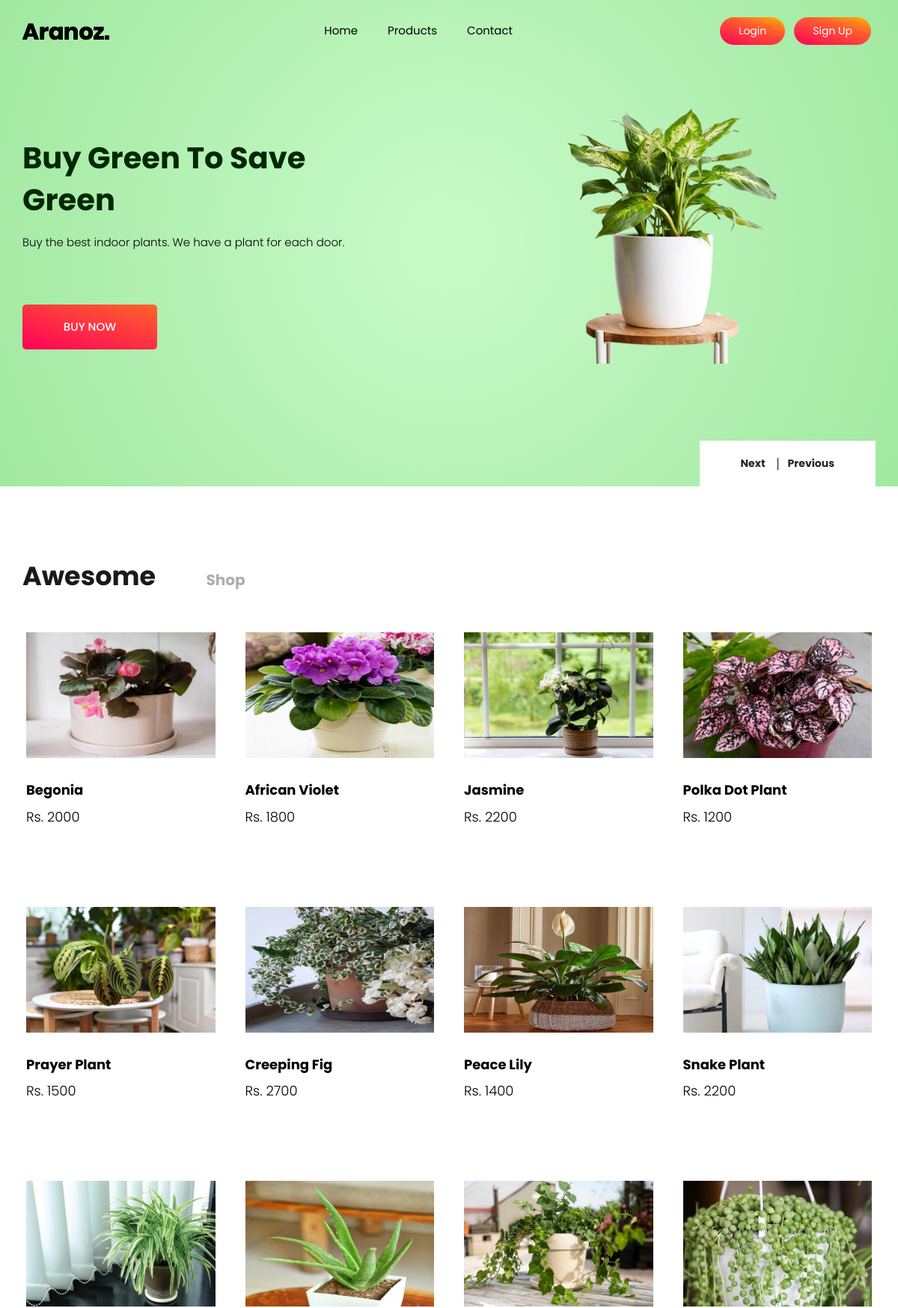
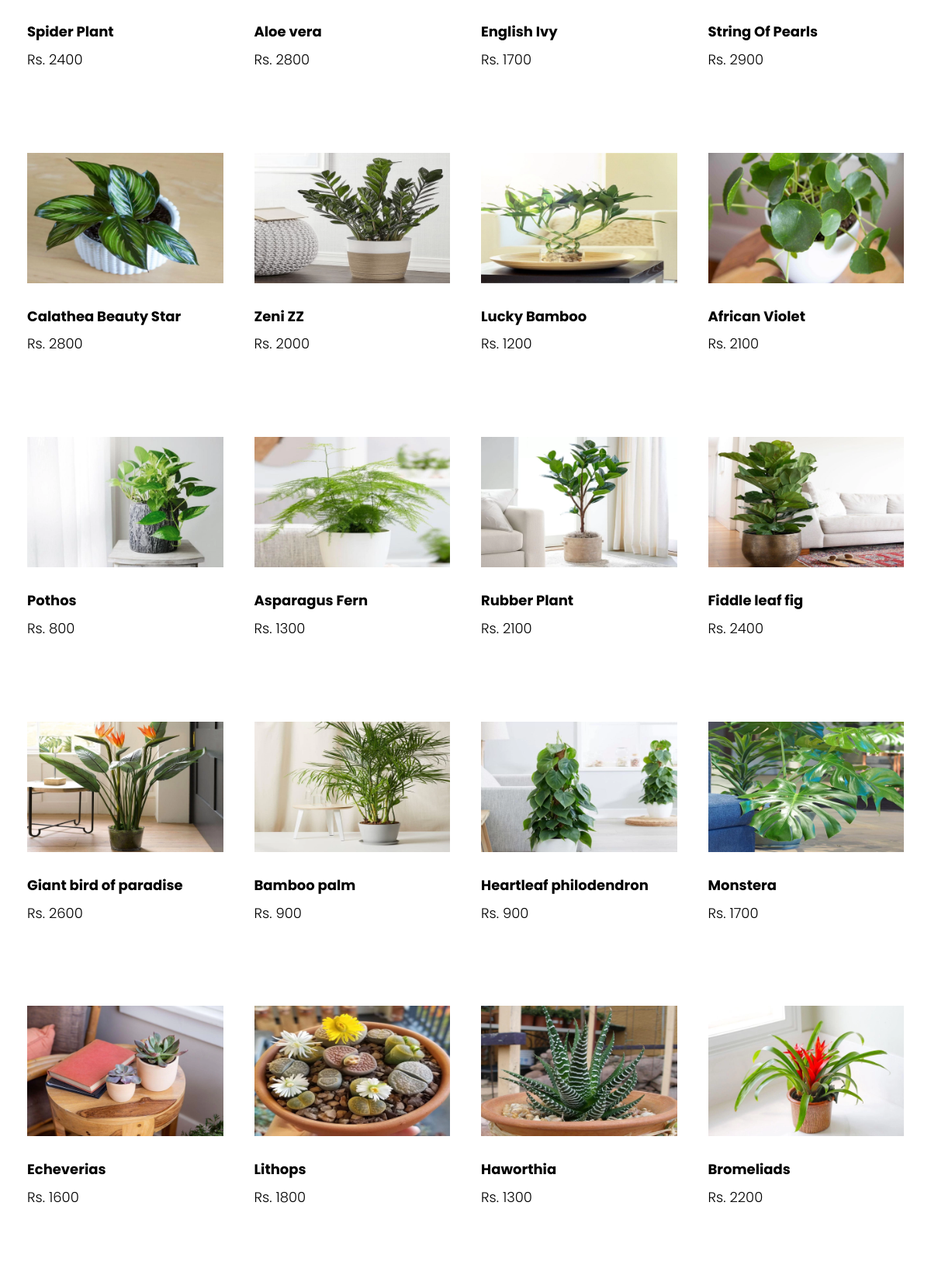
The page / (upper part) on the database its author committed (2 pictures, top to bottom).
### tables this page shows
CREATE TABLE `products` (
  `id` int(100) NOT NULL,
  `category` int(10) NOT NULL,
  `title` varchar(255) NOT NULL,
  `price` int(100) NOT NULL,
  `qty` int(11) NOT NULL,
  `desc` LONGTEXT NOT NULL,
  `image` text(255) NOT NULL
);

### index.php (the view, shortened to what this page needs)
<?php require './includes/head.php' ?>
<?php require './includes/conn.php';
	require './includes/is_added_to_cart.php'
?>
<section class="banner_part">
	<div class="container">
		<div class="row align-items-center">
			<div class="col-lg-12">
				<div class="banner_slider owl-carousel">
					<div class="single_banner_slider">
						<div class="row">
							<div class="col-lg-5 col-md-8">
								<div class="banner_text">
									<div class="banner_text_iner">
										<h1>Buy green to save green</h1>
										<p>
											Buy the best indoor plants.
											We have a plant for each door.
										</p>
										<a href="category.php" class="btn_2">Buy now</a>
									</div>
								</div>
							</div>
							<div class="banner_img d-none d-lg-block">
								<img src="img/banner.png" alt="" />
							</div>
						</div>
					</div>
					<div class="single_banner_slider">
						<div class="row">
							<div class="col-lg-5 col-md-8">
							</div>
						</div>
					</div>
					<div class="single_banner_slider">
						<div class="row">
						</div>
					</div>
				</div>
			</div>
		</div>
	</div>
</section>
<section class="product_list section_padding">
	<div class="container">
		<div class="row justify-content-center">
			<div class="col-lg-12">
				<div class="section_tittle text-center">
					<h2>Awesome <span>Shop</span></h2>
				</div>
			</div>
		</div>
		<div class="row">
			<div class="col-lg-12">
				<div class="product_list_slider owl-carousel">
					<div class="single_product_list_slider">
						<div class="row align-items-center justify-content-between">
						<?php
							$query = "SELECT * from `products`";
							$result = mysqli_query($con, $query);
							while ($row = mysqli_fetch_array($result)) {
								echo '<div class="col-lg-3 col-sm-6" style="padding: 10px 20px !important;">
										<div class="single_product_item">
											<img width="120px" src="img/product/'.$row['image'].'" alt="djwij" />
											<div class="single_product_text">
												<h4>'. $row['title'] .'</h4>
												<h3>Rs. '. $row['price'] .'</h3>';
										echo ' </div>
										</div>
									</div>';
							}
						?>
						</div>
					</div>
				</div>
			</div>
		</div>
	</div>
</section>
</body>
</html>

### includes/head.php (shortened to what this page needs)
<!DOCTYPE html>
<html lang="en">
<head>
    <link rel="stylesheet" href="css/bootstrap.min.css" />
    <link rel="stylesheet" href="css/animate.css" />
    <link rel="stylesheet" href="css/owl.carousel.min.css" />
    <link rel="stylesheet" href="css/nice-select.css" />
    <link rel="stylesheet" href="css/lightslider.min.css" />
    <link rel="stylesheet" href="css/all.css" />
    <link rel="stylesheet" href="css/flaticon.css" />
    <link rel="stylesheet" href="css/themify-icons.css" />
    <link rel="stylesheet" href="css/magnific-popup.css" />
    <link rel="stylesheet" href="css/slick.css" />
    <link rel="stylesheet" href="css/price_rangs.css" />
    <link rel="stylesheet" href="css/style.css" />
</head>
<body>
    <header class="main_menu home_menu">
        <div class="container">
            <div class="row align-items-center">
                <div class="col-lg-12">
                    <nav class="navbar navbar-expand-lg navbar-light">
                        <a class="navbar-brand" href="/ecommerce">
                            <img src="img/logo.png" alt="logo" />
                        </a>
                        <div class="collapse navbar-collapse main-menu-item" id="navbarSupportedContent">
                            <ul class="navbar-nav">
                                <li class="nav-item">
                                    <a class="nav-link" href="/ecommerce">Home</a>
                                </li>
                                <li class="nav-item dropdown">
                                    <a class="nav-link" href="category.php">Products</a>
                                </li>
                                <li class="nav-item">
                                    <a class="nav-link" href="contact.php">Contact</a>
                                </li>
                            </ul>
                        </div>
                        <div class="hearer_icon d-flex">
                            <?php
                                $name= '';
                            if (isset($_SESSION['email'])) {
                                echo '
                                    <div style="display: flex; align-items: center;">
                                        <div class="nav-item dropdown">
                                            <a class="nav-link dropdown-toggle" id="navbarDropdown_3" role="button" data-toggle="dropdown" aria-haspopup="true" aria-expanded="false">
                                                '.$name.'
                                            </a>
                                            <div class="dropdown-menu" aria-labelledby="navbarDropdown_3">
                                                <a class="dropdown-item" href="allorders.php">My Orders</a>
                                                <a class="dropdown-item" href="tracking.php">tracking</a>
                                                <a class="dropdown-item" href="scripts/logout_script.php">Logout</a>
                                            </div>
                                        </div>
                                        <div>
                                            <a href="cart.php" id="navbarDropdown3">
                                            <i class="fas fa-cart-plus"></i>
                                            </a>
                                        </div>
                                    </div>
                                    ';
                            } else {
                                echo '<div class="nav-item">
                                        <a href="login.php"><button class="nav-link custom">Login</button></a>
                                    </div>';
                                echo '<div class="nav-item">
                                        <a href="register.php"><button class="nav-link custom">Sign Up</button></a>
                                    </div>';
                            }
                            ?>
                        </div>
                    </nav>
                </div>
            </div>
        </div>
    </header>

### rows shown on the page
products: image (picture), title "Begonia", price "2000"
products: image (picture), title "African Violet", price "1800"
products: image (picture), title "Jasmine", price "2200"
products: image (picture), title "Polka Dot Plant", price "1200"
products: image (picture), title "Prayer Plant", price "1500"
products: image (picture), title "Creeping Fig", price "2700"
products: image (picture), title "Peace Lily", price "1400"
products: image (picture), title "Snake Plant", price "2200"
products: image (picture), title "Spider Plant", price "2400"
products: image (picture), title "Aloe vera", price "2800"
products: image (picture), title "English Ivy", price "1700"
products: image (picture), title "String Of Pearls", price "2900"
products: image (picture), title "Calathea Beauty Star", price "2800"
products: image (picture), title "Zeni ZZ", price "2000"
products: image (picture), title "Lucky Bamboo", price "1200"
products: image (picture), title "African Violet", price "2100"
products: image (picture), title "Pothos", price "800"
products: image (picture), title "Asparagus Fern", price "1300"
products: image (picture), title "Rubber Plant", price "2100"
products: image (picture), title "Fiddle leaf fig", price "2400"
products: image (picture), title "Giant bird of paradise", price "2600"
products: image (picture), title "Bamboo palm", price "900"
products: image (picture), title "Heartleaf philodendron", price "900"
products: image (picture), title "Monstera", price "1700"
products: image (picture), title "Echeverias", price "1600"
products: image (picture), title "Lithops", price "1800"
products: image (picture), title "Haworthia", price "1300"
products: image (picture), title "Bromeliads", price "2200"
